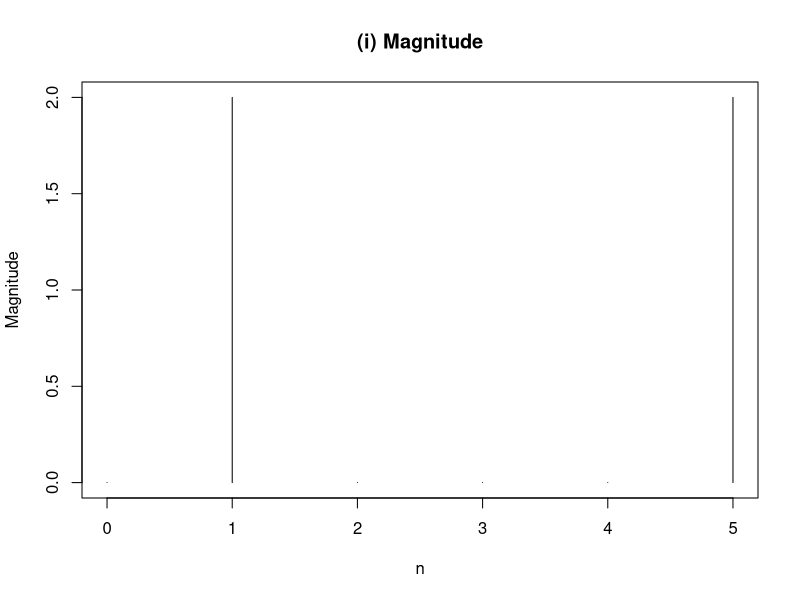
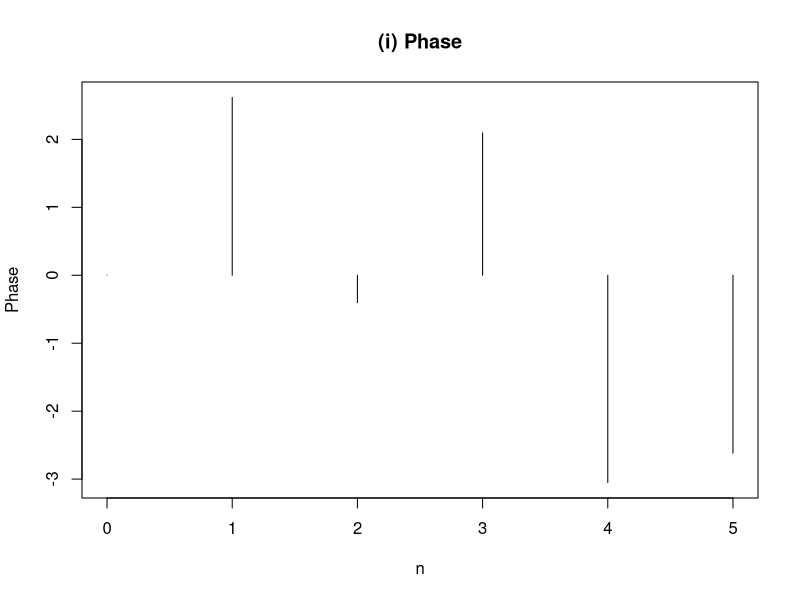
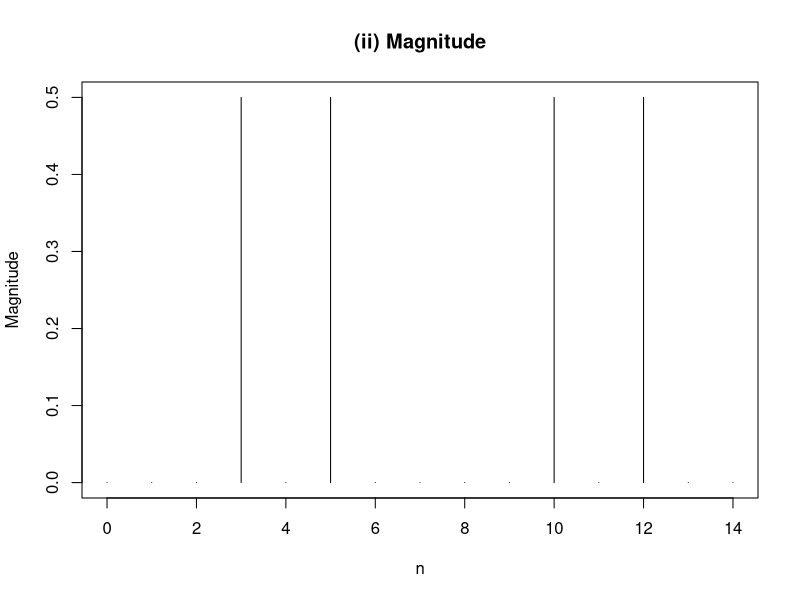
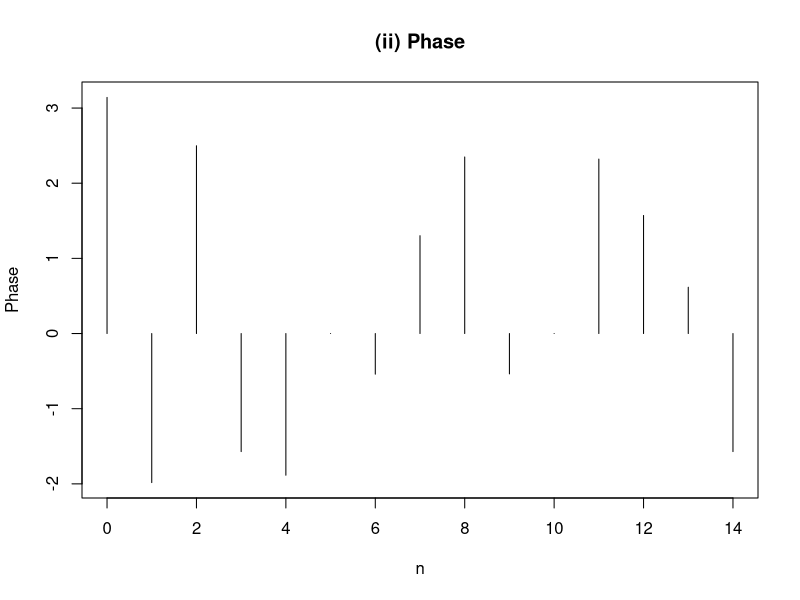
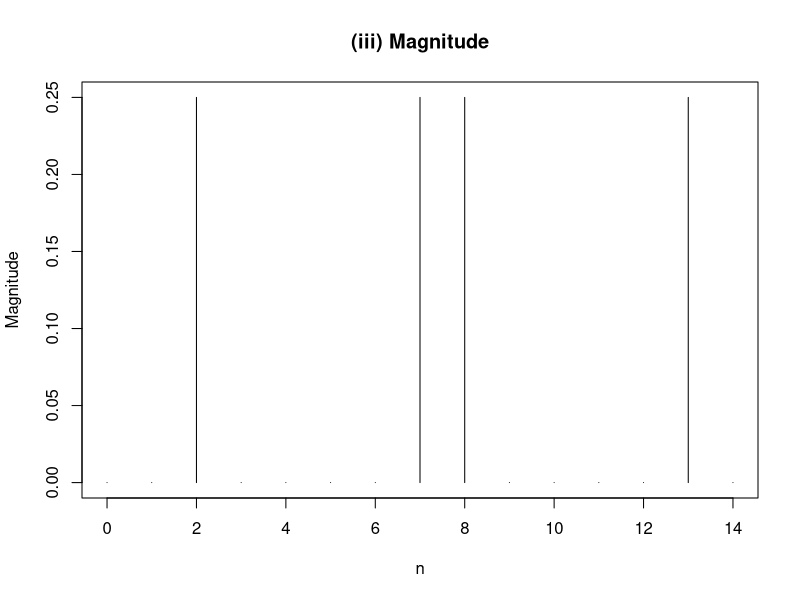
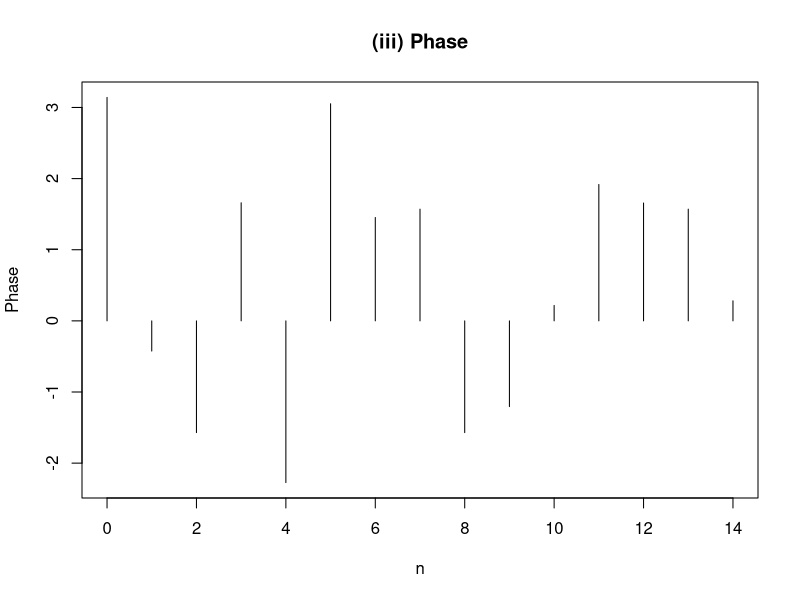

Generate these figures, in order, with R:
k_1 = seq(0, 5, by = 1)
xk_1 = 4*sin(pi*(k_1-2)/3)
xkf_1 = numeric(6)
for (i in 1 :6) {
  for (j in 1:6) {
    xkf_1[i] = xkf_1[i] + (xk_1[j]*exp(-2i*pi*(i-1)*(j-1)/6))
  }
  xkf_1[i] = xkf_1[i]/6
}
plot(k_1, abs(xkf_1), type='h', main='(i) Magnitude', xlab='n', ylab='Magnitude')
plot(k_1, Arg(xkf_1), type='h', main='(i) Phase', xlab='n', ylab='Phase')

k_2 = seq(0, 14, by = 1)
xk_2 = cos(2*pi*k_2/3)+sin(2*pi*k_2/5)
xkf_2 = numeric(15)
for (i in 1 :15) {
  for (j in 1:15) {
    xkf_2[i] = xkf_2[i] + (xk_2[j]*exp(-2i*pi*(i-1)*(j-1)/15))
  }
  xkf_2[i] = xkf_2[i]/15
}
plot(k_2, abs(xkf_2), type='h', main='(ii) Magnitude', xlab='n', ylab='Magnitude')
plot(k_2, Arg(xkf_2), type='h', main='(ii) Phase', xlab='n', ylab='Phase')

k_3 = seq(0, 14, by = 1)
xk_3 = cos(2*pi*k_3/5)*sin(2*pi*k_3/3)
xkf_3 = numeric(15)
for (i in 1 :15) {
  for (j in 1:15) {
    xkf_3[i] = xkf_3[i] + (xk_3[j]*exp(-2i*pi*(i-1)*(j-1)/15))
  }
  xkf_3[i] = xkf_3[i]/15
}
plot(k_3, abs(xkf_3), type='h', main='(iii) Magnitude', xlab='n', ylab='Magnitude')
plot(k_3, Arg(xkf_3), type='h', main='(iii) Phase', xlab='n', ylab='Phase')
